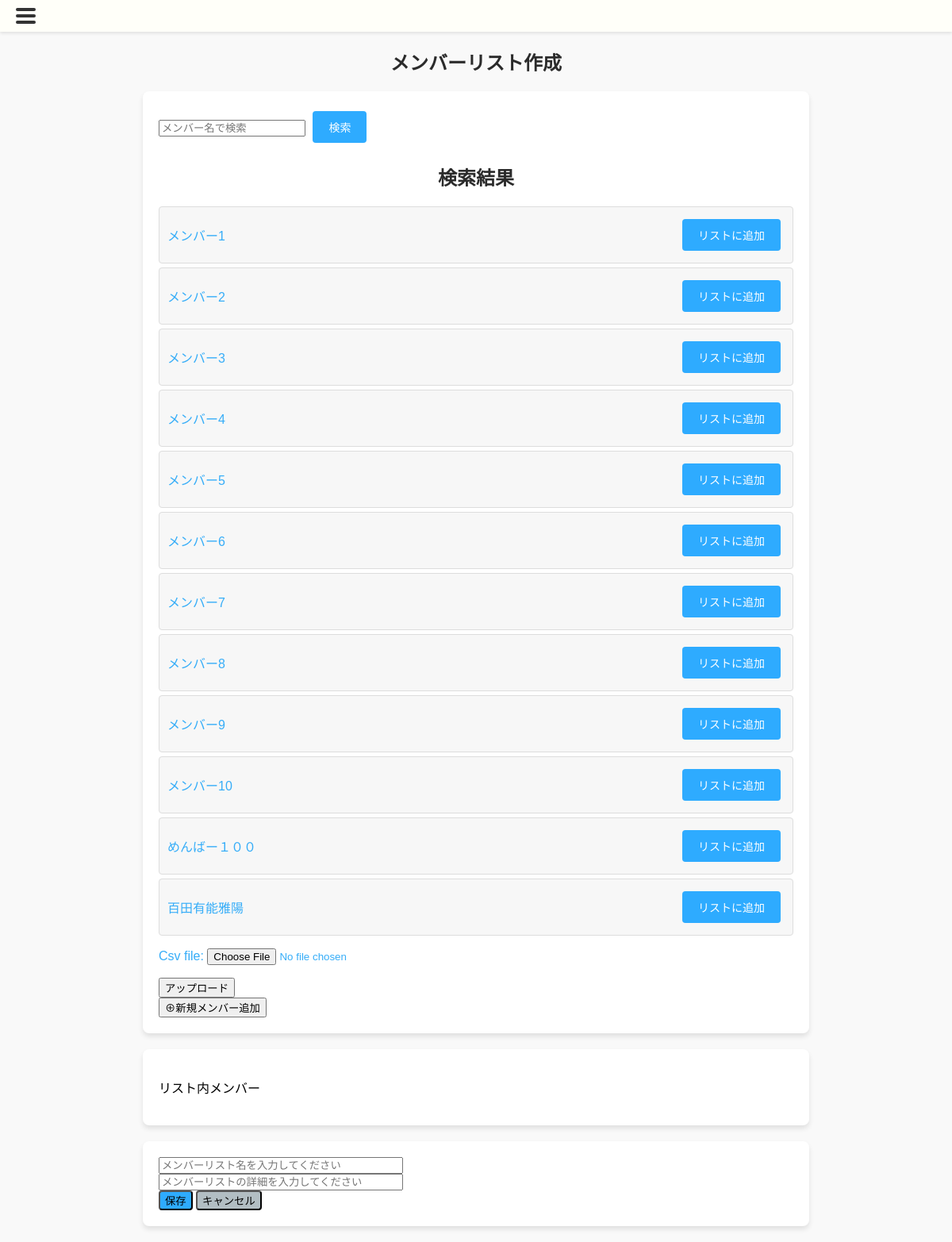
/memberlist/make/, run on the app's committed database.
### canri_app/models.py (models this page shows)
class Member(models.Model):
    member_id = models.AutoField(primary_key=True)
    name = models.CharField(max_length=255)
    birthdate = models.DateTimeField()
    job = models.ForeignKey(JobTitleInformation, on_delete=models.CASCADE)
    memo = models.TextField()
    mbti = models.ForeignKey(MBTI, on_delete=models.CASCADE)
    creation_date = models.DateTimeField()
    deletion_date = models.DateTimeField(null=True, blank=True)
    deletion_flag = models.BooleanField(default=False)
    class Meta:
        db_table = 'Member'

### canri_app/views.py (the view, shortened to what this page needs)
# urls.py: path('memberlist/make/', views.MemberListMakeView.as_view(), name='memberlist_make'),
class MemberListMakeView(TemplateView):
    template_name = "memberList_make.html"
    def get(self, request, *args, **kwargs):
        form = CSVUploadForm()
        members = self.get_queryset()
        memberID_list = request.session.get('memberID_list', [])
        members_in_list = Member.objects.filter(member_id__in=memberID_list, deletion_flag=False)
        member_dict = {member.member_id: member.name for member in members_in_list}
        messages.error(request , '')
        context = {
            'form': form, # フォーム
            'members': members, # 検索メンバー
            'memberID_list': memberID_list,  # 現在のリストを表示
            'member_dict':member_dict,
        }
        return render(request, self.template_name, context)
    def get_queryset(self):
        query = self.request.GET.get('query')
        if query:
            members = Member.objects.filter(name__icontains=query, deletion_flag=False)
        else:
            members = Member.objects.filter(deletion_flag=False)
        return members

### canri_app/forms.py
class CSVUploadForm(forms.Form):
    csv_file = forms.FileField()

### canri_app/templates/memberList_make.html (shortened to what this page needs)
{% extends 'base.html' %}
{% load static %}
{% load custom_filters %}
{% block head %}
<link rel="stylesheet" href="{% static 'css/memberlist_make.css' %}">
{% endblock %}
{% block content %}
    <h2>メンバーリスト作成</h2>
    <section class="search-section">
        <form method="GET">
            <input type="search" name="query" value="{{ request.GET.query }}" placeholder="メンバー名で検索"/>
            <button type="submit" class="btn">検索</button>
        </form>
        <h2>検索結果</h2>
        <ul>
            {% for member in members %}
                <li>
                    <a href="{% url 'canri_app:member_edit' member_id=member.member_id %}">{{ member.name }}</a>
                    <form method="POST" action="{% url 'canri_app:memberlist_make' %}">
                        <button type="submit" class="btn">リストに追加</button>
                    </form>
                </li>
            {% endfor %}
        </ul>
        <form method="post" enctype="multipart/form-data">
            <a>{{ form.as_p }}</a>
            <button type="submit">アップロード</button>
        </form>
        <form method="GET" action="{% url 'canri_app:member_make' %}">
            <button type="submit">⊕新規メンバー追加</button>
        </form>
    </section>
    <section class="selected-members-section">
        <p>リスト内メンバー</p>
    </section>
    <section class="save-section">
        <form method="post" action="{% url 'canri_app:memberlist_make_complete' %}">
            <input type="text" name="member_list_name" placeholder="メンバーリスト名を入力してください">
            <br>
            <input type="text" name="member_list_details" placeholder="メンバーリストの詳細を入力してください">
            <br>
            <button class="memberlist_save" type="submit">保存</button>
            <button class="memberlist_cancel" type="button" onclick="window.location.href='{% url 'canri_app:memberlist' %}'">キャンセル</button>
        </form>
    </section>
{% endblock %}

### static/css/memberList_make.css (style rules this page uses)
body { font-family: Arial, sans-serif; margin: 0; padding: 0; background-color: #f9f9f9; }
h2 { text-align: center; color: #2b2b2b; margin: 20px 0; }
a { color: #36adf8; text-decoration: none; }
.search-section, .selected-members-section, .save-section { margin: 20px auto; padding: 20px; width: 90%; max-width: 800px; background: white; border-radius: 8px; box-shadow: 0px 4px 6px rgba(0, 0, 0, 0.1); }
.btn { display: inline-block; padding: 10px 20px; margin: 5px; background-color: #2eabff; color: white; border: none; border-radius: 4px; cursor: pointer; font-size: 14px; }
ul { list-style: none; padding: 0; }
ul li { display: flex; justify-content: space-between; align-items: center; padding: 10px; border: 1px solid #ddd; margin: 5px 0; border-radius: 4px; background-color: #f7f7f7; }
.memberlist_save { background-color: #2eabff; border-radius: 4px; }
.memberlist_cancel { background-color: #b2bec3; border-radius: 4px; }
input[type="text"] { width: 300px; }

### data on the page
Member: name "メンバー1"
Member: name "メンバー2"
Member: name "メンバー3"
Member: name "メンバー4"
Member: name "メンバー5"
Member: name "メンバー6"
Member: name "メンバー7"
Member: name "メンバー8"
Member: name "メンバー9"
Member: name "メンバー10"
Member: name "めんばー１００"
Member: name "百田有能雅陽"
